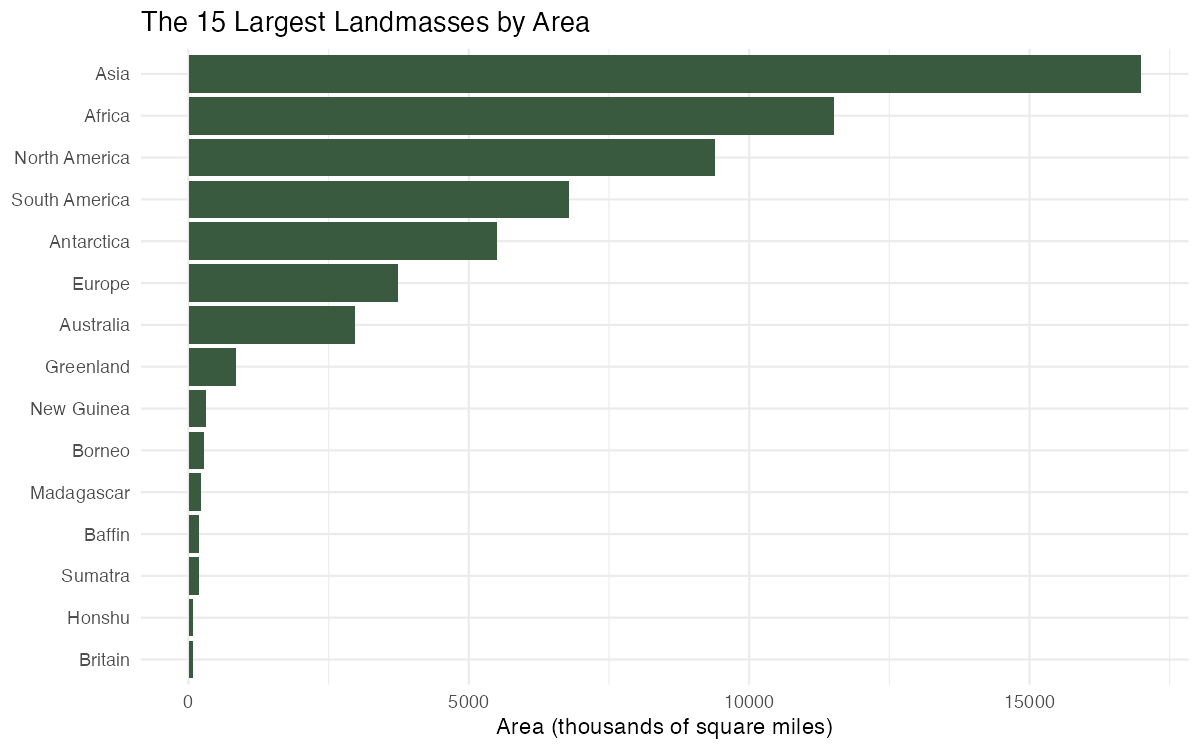

Recreate this plot in R.
library(ggplot2)
library(readr)
library(dplyr)

islands <- read_csv("islands.csv")

top <- islands %>%
  arrange(desc(size)) %>%
  slice_head(n = 15) %>%
  mutate(name = reorder(name, size))

plot <- ggplot(top, aes(x = name, y = size)) +
  geom_col(fill = "#3A5A40") +
  coord_flip() +
  labs(
    title = "The 15 Largest Landmasses by Area",
    x = NULL,
    y = "Area (thousands of square miles)"
  ) +
  theme_minimal()

ggsave("plot.png", plot, width = 8, height = 5, dpi = 150)
